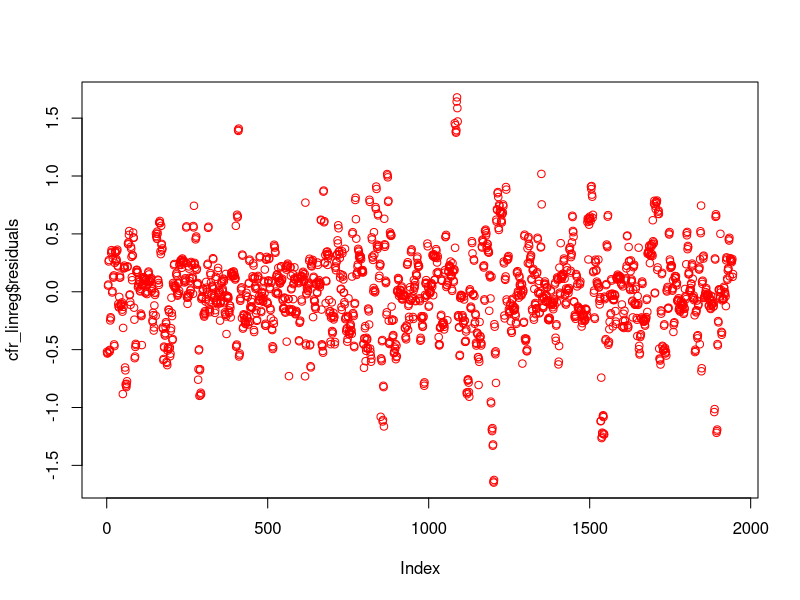

This chart was generated by the following R code: (Note: this script raises an error after producing the figure.)
## ---- chunk 1
library(MASS) # includes two pima data sets
library(tidyverse)
library(caret) # An extremely useful library, but here we'll just use it for splitting
# training data
library(corrplot)
## ---- chunk 2
train_cfr <- read.csv("TrainTestDatasets/Train_CaseFatality_PCA.csv")
test_cfr <- read.csv("TrainTestDatasets/Test_CaseFatality_PCA.csv")
train_ir <- read.csv("TrainTestDatasets/Train_Incident_PCA.csv")
test_ir <- read.csv("TrainTestDatasets/Test_IncidentRate_PCA.csv")
## ---- chunk 3
# Case Fatality Ratio
train_cfr$State <- as.factor(train_cfr$State)
train_cfr$Month <- as.factor(train_cfr$Month)
test_cfr$State <- as.factor(test_cfr$State)
test_cfr$Month <- as.factor(test_cfr$Month)

train_cfr <- subset(train_cfr, select = -c(Incident_Rate, Year))
test_cfr <- subset(test_cfr, select = -c(Incident_Rate, Year))

# Incident Rate
train_ir$State <- as.factor(train_ir$State)
train_ir$Month <- as.factor(train_ir$Month)
test_ir$State <- as.factor(test_ir$State)
test_ir$Month <- as.factor(test_ir$Month)

train_ir <- subset(train_ir, select = -c(Case_Fatality_Ratio, Year))
test_ir <- subset(test_ir, select = -c(Case_Fatality_Ratio, Year))
## ---- chunk 4
train_index_cfr <- createDataPartition(train_cfr$Case_Fatality_Ratio, p = 0.8, list = FALSE)
trainset_cfr <- train_cfr[train_index_cfr, ]
validset_cfr <- train_cfr[-train_index_cfr, ]

train_index_ir <- createDataPartition(train_ir$Incident_Rate, p = 0.8, list = FALSE)
trainset_ir <- train_ir[train_index_ir, ]
validset_ir <- train_ir[-train_index_ir, ]
## ---- chunk 5
# Linear Regression Model - CFR
cfr_linreg = lm(Case_Fatality_Ratio~., data = subset(trainset_cfr))
cfr_linreg

# Residual Plot - CFR
plot(cfr_linreg$residuals, col = 'red')
## ---- chunk 6
# Prediction - Validation Error
cfr_pred_val = predict(cfr_linreg, validset_cfr)
cfr_val_df = bind_cols("Actual" = validset_cfr$Case_Fatality_Ratio, 
                       "Predictions" = cfr_pred_val)
cfr_val_df

# Percent Error - Validation Error
cfr_pe_val = (abs(cfr_val_df$Predictions-cfr_val_df$Actual)/cfr_val_df$Actual)*100
mean(cfr_pe_val)
## ---- chunk 7
# Prediction - Test Error
cfr_pred_test = predict(cfr_linreg, test_cfr)
cfr_test_df = bind_cols("Actual" = test_cfr$Case_Fatality_Ratio, 
                        "Predictions" = cfr_pred_test)
cfr_test_df

# Percent Error - Test Error
cfr_pe_test = (abs(cfr_test_df$Predictions-cfr_test_df$Actual)/cfr_test_df$Actual)*100
print(mean(cfr_pe_test))
## ---- chunk 8
# Linear Regression Model - IR
ir_linreg = lm(Incident_Rate~., data = subset(trainset_ir))
ir_linreg

# Residual Plot - IR
plot(ir_linreg$residuals, col = 'red')
## ---- chunk 9
# Prediction - Validation Error
ir_pred_val = predict(ir_linreg, validset_ir)
ir_val_df = bind_cols("Actual" = validset_ir$Incident_Rate, 
                      "Predictions" = ir_pred_val)
ir_val_df

# Percent Error - Validation Error
ir_pe_val = (abs(ir_val_df$Predictions-ir_val_df$Actual)/ir_val_df$Actual)*100
mean(ir_pe_val)
## ---- chunk 10
# Prediction - Test Error
ir_pred_test = predict(cfr_linreg, test_ir)
ir_test_df = bind_cols("Actual" = test_ir$Incident_Rate, 
                        "Predictions" = ir_pred_test)
ir_test_df

# Percent Error - Test Error
ir_pe_test = (abs(ir_test_df$Predictions-ir_test_df$Actual)/ir_test_df$Actual)*100
print(mean(ir_pe_test))
